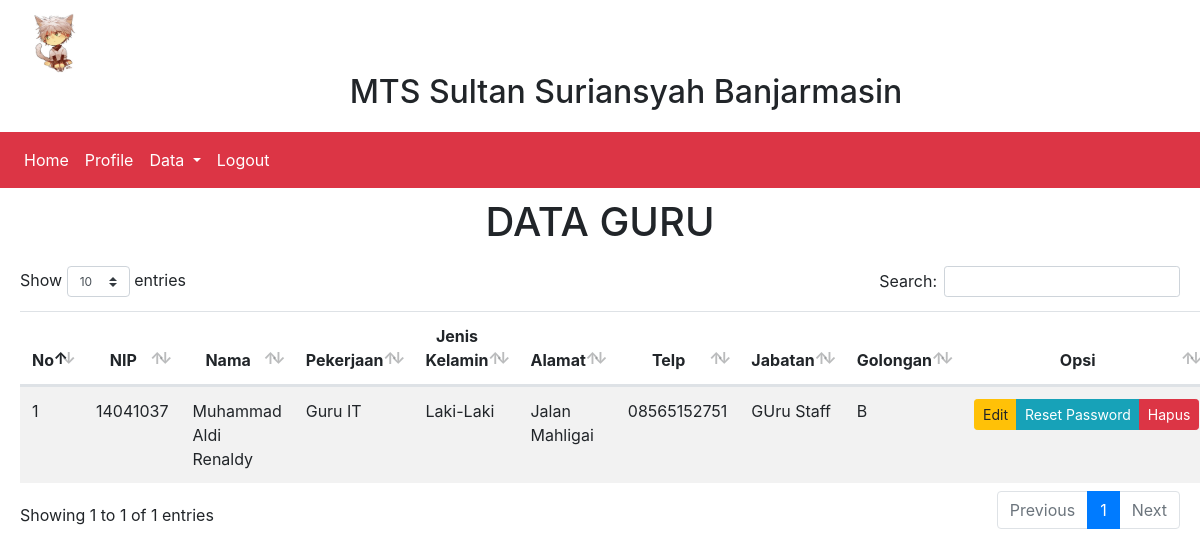
Before: /?view=data-guru (signed in) with the older database file.
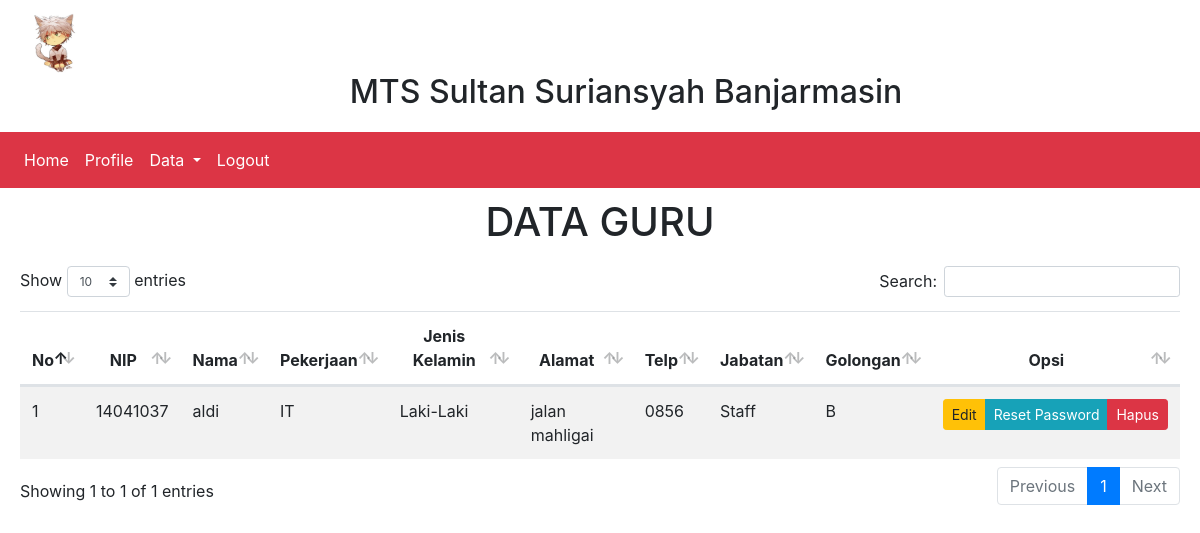
After: the same page with the newer database file.
### tables this page shows
CREATE TABLE `Guru` (
  `guru_nip` int(50) NOT NULL,
  `guru_nama` varchar(100) NOT NULL,
  `guru_pekerjaan` varchar(100) NOT NULL,
  `guru_jekel` varchar(20) NOT NULL,
  `guru_alamat` varchar(100) NOT NULL,
  `guru_telp` varchar(15) NOT NULL,
  `guru_jabatan` varchar(100) NOT NULL,
  `guru_golongan` varchar(100) NOT NULL,
  `guru_password` varchar(255) NOT NULL
);

### models/admin.php (called while the page is built, shortened)
<?php
class Admin
{
  private $mysqli;
  function __construct($mysqli)
  {
    $this->mysqli = $mysqli;
  }
  public function showGuru(){
    $db = $this->mysqli->conn;
    $sql = "SELECT * FROM Guru";
    $query = $db->query($sql);
    return $query;
  }
}
?>

### view/guru/data_guru.php (the view, shortened to what this page needs)
<div class="header-hal">
    <h1>DATA GURU</h1>
</div>
<div class="daftar-table">
    <table class="table table-striped text-center" id="table">
      <thead>
      <tr>
        <th>No</th>
        <th>NIP</th>
        <th>Nama</th>
        <th>Pekerjaan</th>
        <th>Jenis Kelamin</th>
        <th>Alamat</th>
        <th>Telp</th>
        <th>Jabatan</th>
        <th>Golongan</th>
        <th>Opsi</th>
      </tr>
    </thead>
    <tbody>
    <?php
    $data = $objAdmin->showGuru();
    $no = 1;
    while ($a = $data->fetch_object()) {
    ?>
      <tr>
        <td><?= $no ?></td>
        <td><?= $a->guru_nip; ?></td>
        <td><?= $a->guru_nama; ?></td>
        <td><?= $a->guru_pekerjaan; ?></td>
        <td><?= $a->guru_jekel; ?></td>
        <td><?= $a->guru_alamat; ?></td>
        <td><?= $a->guru_telp; ?></td>
        <td><?= $a->guru_jabatan; ?></td>
        <td><?= $a->guru_golongan; ?></td>
        <td>
            <div class="btn-group">
          <a href="?view=guru-edit&id=<?= $a->guru_nip; ?>" class="btn btn-sm btn-warning">Edit</a>
          <a href="?view=guru-reset&id=<?= $a->guru_nip; ?>" class="btn btn-sm btn-info">Reset Password</a>
          <a href="?view=guru-hapus&id=<?= $a->guru_nip; ?>" class="btn btn-sm btn-danger">Hapus</a>
            </div>
        </td>
      </tr>
      <?php
      $no++;
      }
      ?>
    </tbody>
    </table>
</div>

Changed rows visible on the page:
changed guru "Laki-Laki": guru_nama "Muhammad Aldi Renaldy" → "aldi"; guru_pekerjaan "Guru IT" → "IT"; guru_alamat "Jalan Mahligai" → "jalan mahligai"; guru_telp "08565152751" → "0856"; guru_jabatan "GUru Staff" → "Staff"
